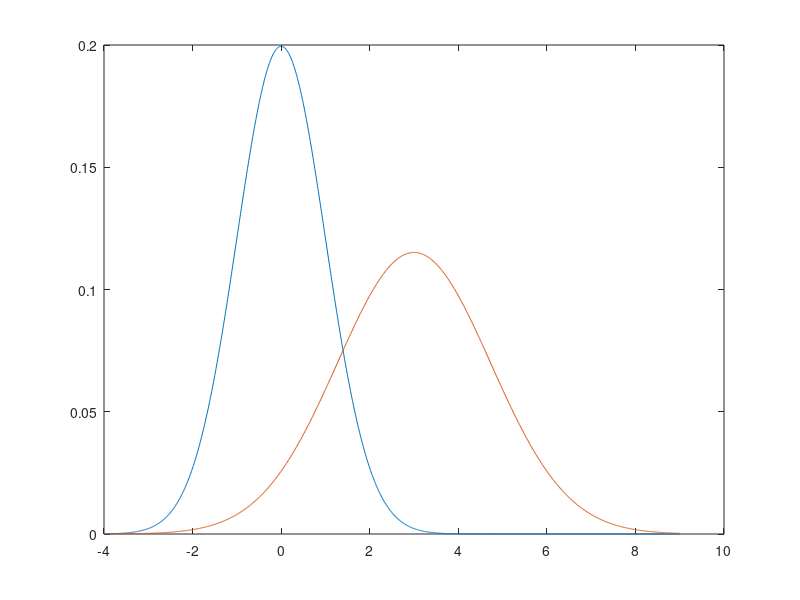

The MATLAB source for this figure:
xVals = -4:1/100:9;
equ1Vals = exp((-1.*xVals.^2)/2)/(2*sqrt(2*pi));
equ2Vals = exp((-1.*(xVals-3).^2)/6)/(2*sqrt(6*pi));
plot(xVals,equ1Vals,xVals,equ2Vals);